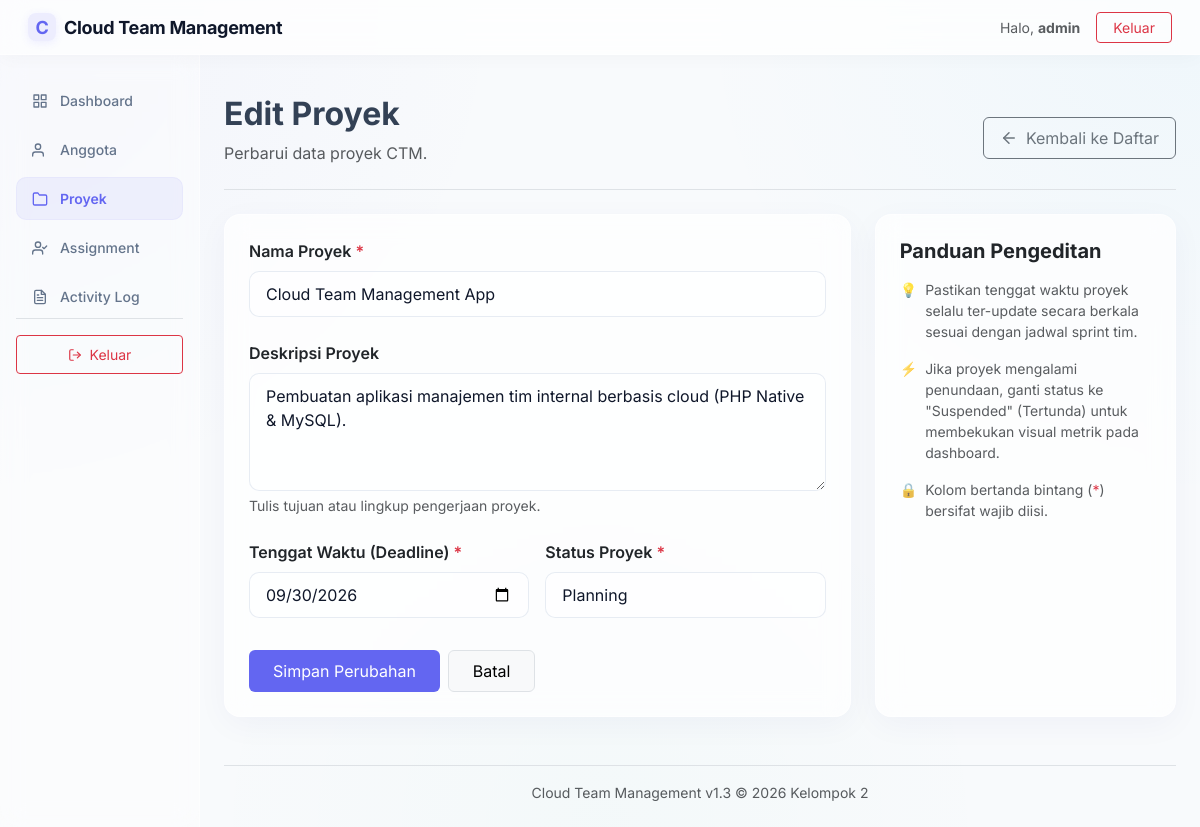
Page /proyek/edit.php?id=2 (signed in) on the committed database.
### tables this page shows
CREATE TABLE `proyek` (
  `id` INT AUTO_INCREMENT PRIMARY KEY,
  `nama_proyek` VARCHAR(100) NOT NULL,
  `deskripsi` TEXT NULL,
  `status` ENUM('direncanakan', 'berjalan', 'selesai', 'tertunda') NOT NULL DEFAULT 'direncanakan',
  `deadline` DATE NOT NULL,
  `created_at` TIMESTAMP DEFAULT CURRENT_TIMESTAMP,
  `updated_at` TIMESTAMP DEFAULT CURRENT_TIMESTAMP ON UPDATE CURRENT_TIMESTAMP
);

### proyek/edit.php (the view, shortened to what this page needs)
<?php
require_once __DIR__ . '/../config/layout.php';
$db = Database::getConnection();
$id = isset($_GET['id']) && is_numeric($_GET['id']) ? (int)$_GET['id'] : 0;
try {
    $stmt = $db->prepare("SELECT * FROM proyek WHERE id = ?");
    $stmt->execute([$id]);
    $project = $stmt->fetch();
} catch (PDOException $e) {
    $_SESSION['flash_error'] = 'Database error: ' . $e->getMessage();
    header('Location: index.php');
    exit;
}
$nama_proyek = $project['nama_proyek'];
$deskripsi = $project['deskripsi'] ?? '';
$deadline = $project['deadline'];
$status = $project['status'];
$errors = [];
?>
<div class="d-flex justify-content-between flex-wrap flex-md-nowrap align-items-center pt-3 pb-2 mb-4 border-bottom">
    <div>
        <h1 class="h2 fw-bold welcome-title" id="page-title">Edit Proyek</h1>
        <p class="welcome-subtitle text-muted">Perbarui data proyek CTM.</p>
    </div>
    <div class="btn-toolbar mb-2 mb-md-0">
        <a href="index.php" class="btn btn-outline-secondary d-flex align-items-center gap-2 py-2 px-3">
            <svg width="18" height="18" viewBox="0 0 24 24" fill="none" stroke="currentColor" stroke-width="2" stroke-linecap="round" stroke-linejoin="round"><line x1="19" y1="12" x2="5" y2="12"></line><polyline points="12 19 5 12 12 5"></polyline></svg>
            <span>Kembali ke Daftar</span>
        </a>
    </div>
</div>
<div class="row g-4">
    <div class="col-12 col-lg-8">
        <div class="card border-0 shadow-sm p-4 h-100">
            <form method="POST" action="edit.php?id=<?php echo $id; ?>" class="needs-validation">
                <div class="mb-4">
                    <label for="nama_proyek" class="form-label fw-semibold text-dark">Nama Proyek <span class="text-danger">*</span></label>
                    <input type="text" name="nama_proyek" id="nama_proyek" class="form-control <?php echo isset($errors['nama_proyek']) ? 'is-invalid' : ''; ?>" placeholder="Masukkan nama proyek" value="<?php echo htmlspecialchars($nama_proyek); ?>" required>
                </div>
                <div class="mb-4">
                    <label for="deskripsi" class="form-label fw-semibold text-dark">Deskripsi Proyek</label>
                    <textarea name="deskripsi" id="deskripsi" rows="4" class="form-control" placeholder="Tulis deskripsi atau ruang lingkup proyek..."><?php echo htmlspecialchars($deskripsi); ?></textarea>
                    <div class="form-text text-muted small">Tulis tujuan atau lingkup pengerjaan proyek.</div>
                </div>
                <div class="row g-3 mb-4">
                    <div class="col-12 col-sm-6">
                        <label for="deadline" class="form-label fw-semibold text-dark">Tenggat Waktu (Deadline) <span class="text-danger">*</span></label>
                        <input type="date" name="deadline" id="deadline" class="form-control <?php echo isset($errors['deadline']) ? 'is-invalid' : ''; ?>" value="<?php echo htmlspecialchars($deadline); ?>" required>
                    </div>
                    <div class="col-12 col-sm-6">
                        <label for="status" class="form-label fw-semibold text-dark">Status Proyek <span class="text-danger">*</span></label>
                        <select name="status" id="status" class="form-select <?php echo isset($errors['status']) ? 'is-invalid' : ''; ?>" required>
                            <option value="direncanakan" <?php echo $status === 'direncanakan' ? 'selected' : ''; ?>>Planning</option>
                        </select>
                    </div>
                </div>
                <div class="pt-2 d-flex gap-2">
                    <button type="submit" class="btn btn-primary px-4 py-2 border-0" style="background-color: var(--primary-color);">Simpan Perubahan</button>
                    <a href="index.php" class="btn btn-light border px-4 py-2">Batal</a>
                </div>
            </form>
        </div>
    </div>
    <div class="col-12 col-lg-4">
        <div class="card border-0 shadow-sm p-4 h-100">
            <h5 class="fw-bold text-dark mb-3">Panduan Pengeditan</h5>
            <ul class="text-muted small ps-0" style="list-style-type: none;">
                <li class="mb-3 d-flex gap-2">
                    <span>💡</span>
                    <span>Pastikan tenggat waktu proyek selalu ter-update secara berkala sesuai dengan jadwal sprint tim.</span>
                </li>
                <li class="mb-3 d-flex gap-2">
                    <span>⚡</span>
                    <span>Jika proyek mengalami penundaan, ganti status ke "Suspended" (Tertunda) untuk membekukan visual metrik pada dashboard.</span>
                </li>
                <li class="mb-3 d-flex gap-2">
                    <span>🔒</span>
                    <span>Kolom bertanda bintang (<span class="text-danger">*</span>) bersifat wajib diisi.</span>
                </li>
            </ul>
        </div>
    </div>
</div>

### assets/css/style.css (style rules this page uses)
:root { --bg-color: #f3f4f6; --card-bg: rgba(255, 255, 255, 0.7); --card-border: rgba(255, 255, 255, 0.5); --primary-color: #6366f1; --primary-hover: #4f46e5; --primary-glow: rgba(99, 102, 241, 0.15); --text-main: #0f172a; --text-muted: #64748b; --text-body: #334155; --border-color: rgba(226, 232, 240, 0.8); --glass-shadow: 0 8px 32px 0 rgba(31, 38, 135, 0.04); }
body { background: radial-gradient(circle at 0% 0%, rgba(99, 102, 241, 0.04) 0%, transparent 35%), radial-gradient(circle at 100% 0%, rgba(14, 165, 233, 0.04) 0%, transparent 35%), radial-gradient(circle at 50% 100%, rgba(16, 185, 129, 0.02) 0%, transparent 40%), #f8fafc; color: var(--text-body); font-family: 'Inter', -apple-system, BlinkMacSystemFont, "Segoe UI", Roboto, sans-serif; overflow-x: hidden; min-height: 100vh; }
.card, .card-summary { background: var(--card-bg) !important; backdrop-filter: blur(12px) !important; -webkit-backdrop-filter: blur(12px) !important; border: 1px solid var(--card-border) !important; border-radius: 16px !important; box-shadow: var(--glass-shadow) !important; transition: transform 0.25s cubic-bezier(0.4, 0, 0.2, 1), box-shadow 0.25s cubic-bezier(0.4, 0, 0.2, 1), border-color 0.25s ease; }
.form-control, .form-select { background: rgba(255, 255, 255, 0.5) !important; border: 1px solid var(--border-color) !important; border-radius: 10px !important; padding: 10px 16px; color: var(--text-main); transition: all 0.25s ease; }

### rows in the picture
proyek: nama_proyek "Cloud Team Management App", deskripsi "Pembuatan aplikasi manajemen tim internal berbasis cloud (PHP Native & MySQL).", deadline "09/30/2026", status "Planning"

### other values in the picture
$currentUser['nama'] "admin"
